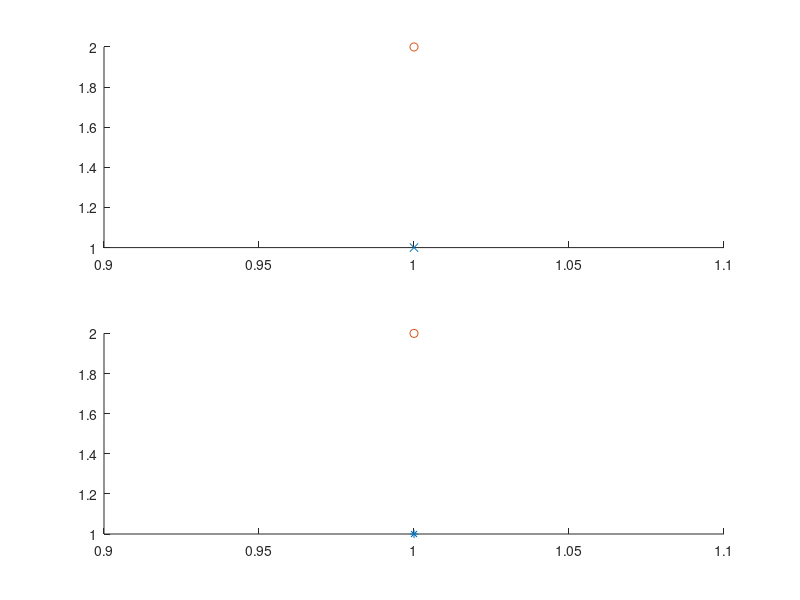

MATLAB code to generate this figure:
ax1 = subplot(2,1,1);
ax2 = subplot(2,1,2);
hold(ax1,'on')
plot(ax1,1,1,'x');
plot(ax1,1,2,'o');
hold(ax1,'off')
hold(ax2,'on')
plot(ax2,1,1,'*');
plot(ax2,1,2,'o');
hold(ax2,'off')